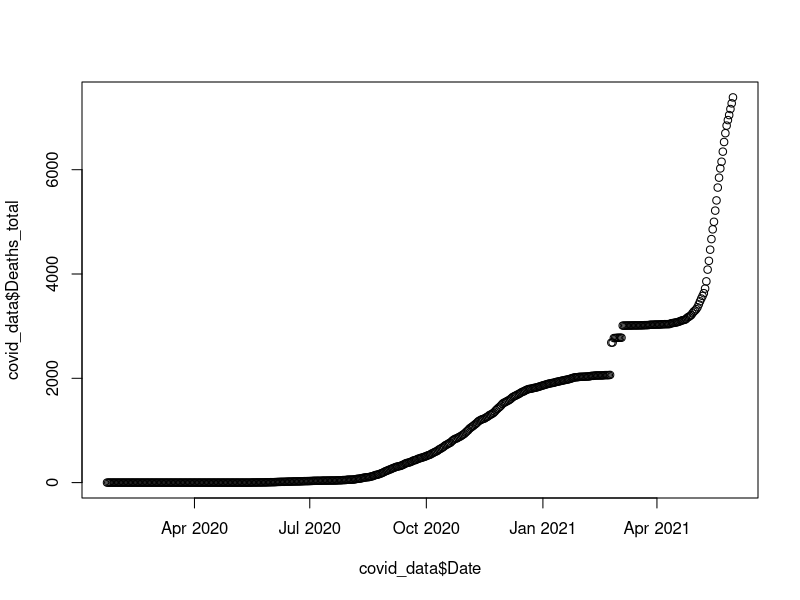
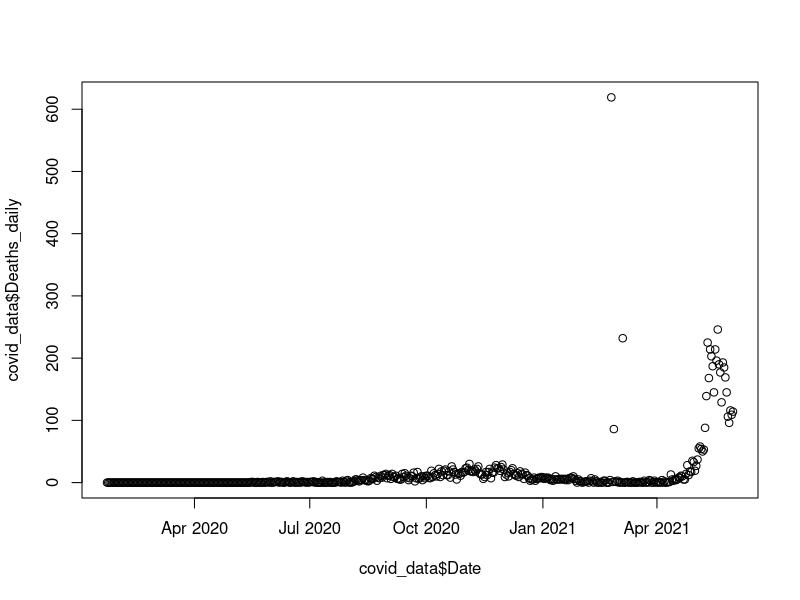
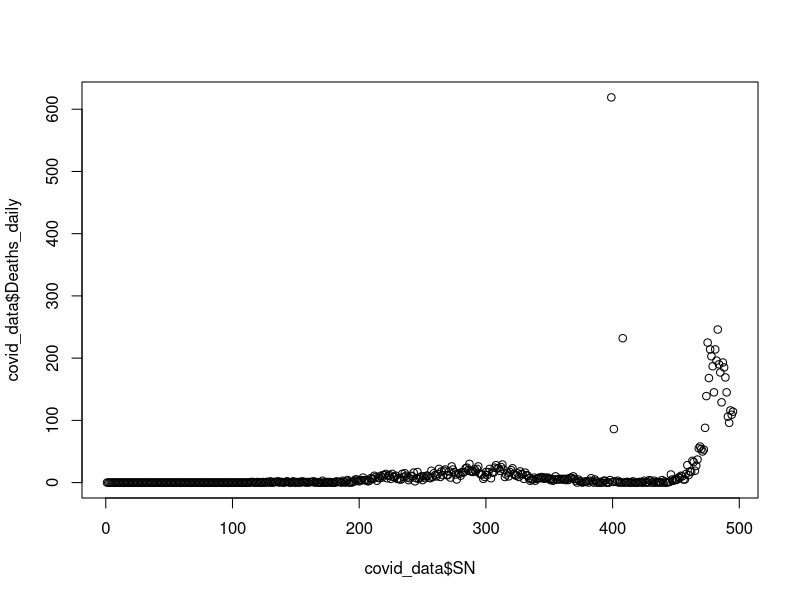
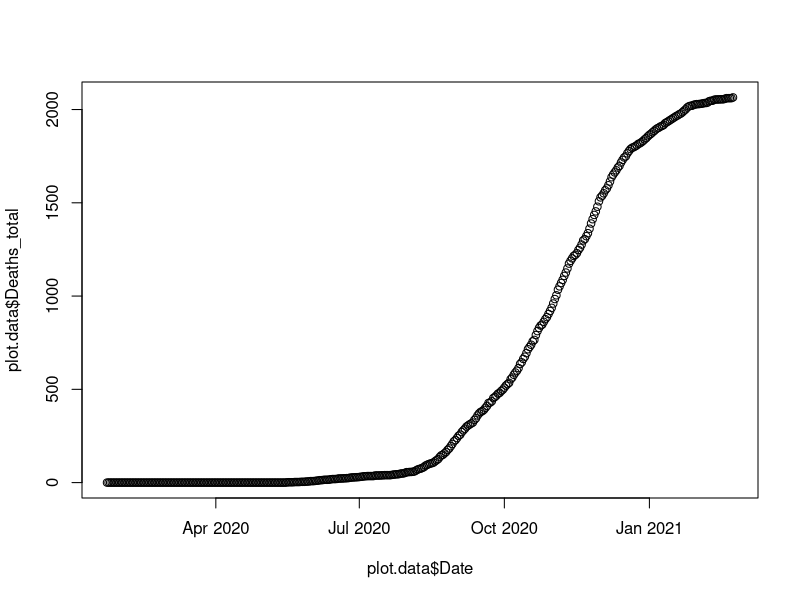
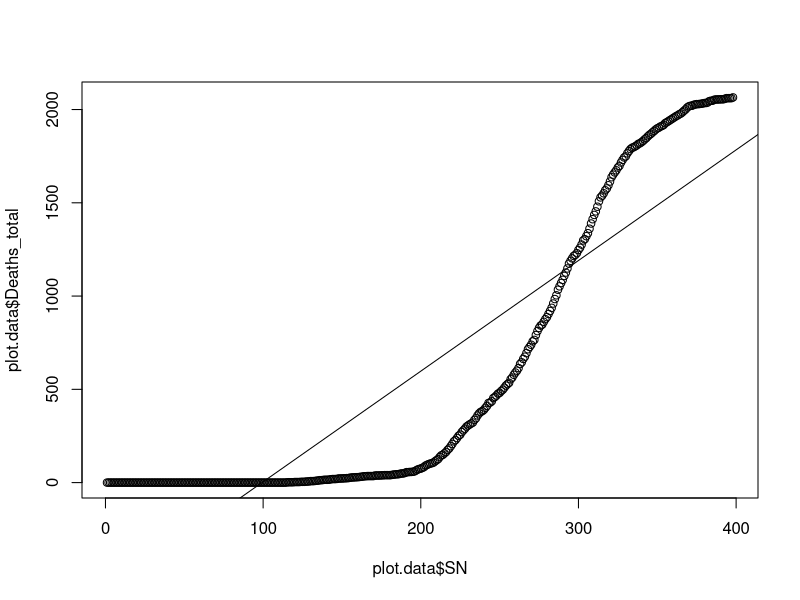
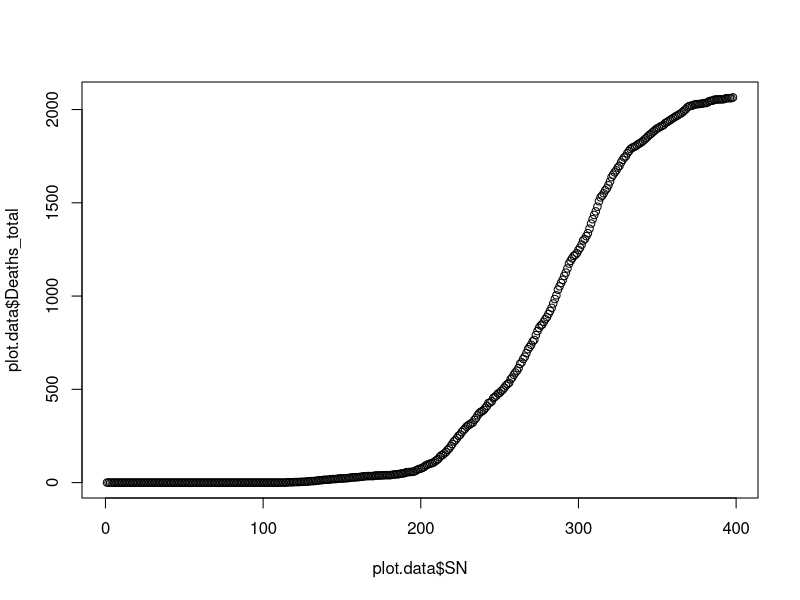

R code for these plots, in order: (Note: this script raises an error after producing the figures.)
## ---- chunk 1
knitr::opts_chunk$set(echo = TRUE)
## ---- chunk 2
library(readxl)
covid_data<-read_excel("covid_tbl_final.xlsx")
str(covid_data)
## ---- chunk 3
str(covid_data$Date)
## ---- chunk 4
covid_data$Date<-as.Date(covid_data$Date)
## ---- chunk 5
plot(covid_data$Date,covid_data$Deaths_total)
## ---- chunk 6
plot(covid_data$Date,covid_data$Deaths_daily)
## ---- chunk 7
plot(covid_data$SN,covid_data$Deaths_daily)
## ---- chunk 8
covid_data<-as.data.frame(covid_data)
## ---- chunk 9
plot.data<-covid_data[covid_data$SN<=398,]
## ---- chunk 10
plot(plot.data$Date,plot.data$Deaths_total)
## ---- chunk 11
lm<-lm(Deaths_total~SN,data=plot.data)
## ---- chunk 12
summary(lm)
## ---- chunk 13
plot(plot.data$SN,plot.data$Deaths_total)
abline(lm)
## ---- chunk 14
qlm<-lm(Deaths_total~poly(SN,2,raw=T),data=plot.data)
## ---- chunk 15
summary(qlm)
## ---- chunk 16
str(plot.data)
## ---- chunk 17
plot(plot.data$SN,plot.data$Deaths_total)
line(fitted(qlm)~SN,data=plot.data)
## ---- chunk 18
clm<-lm(Deaths_total~poly(SN,3,raw = T),data=plot.data)
## ---- chunk 19
summary(clm)
## ---- chunk 20
library(caret)
## ---- chunk 21
set.seed(1234)
ind<-sample(2,nrow(plot.data),replace = T,prob = c(0.7,0.3))
## ---- chunk 22
train.data<-plot.data[ind==1,]
test.data<-plot.data[ind==2,]
## ---- chunk 23
knreg<-knnreg(Deaths_total~SN,data=plot.data)
## ---- chunk 24
summary(knreg)
## ---- chunk 25
str(knreg)
## ---- chunk 26
predicted<-predict(knreg,newdata = test.data)
## ---- chunk 27
data.frame(R2=R2(predicted,test.data$Deaths_total),
           RMSE=RMSE(predicted,test.data$Deaths_total),
           MAE=MAE(predicted,test.data$Deaths_total)
           )
